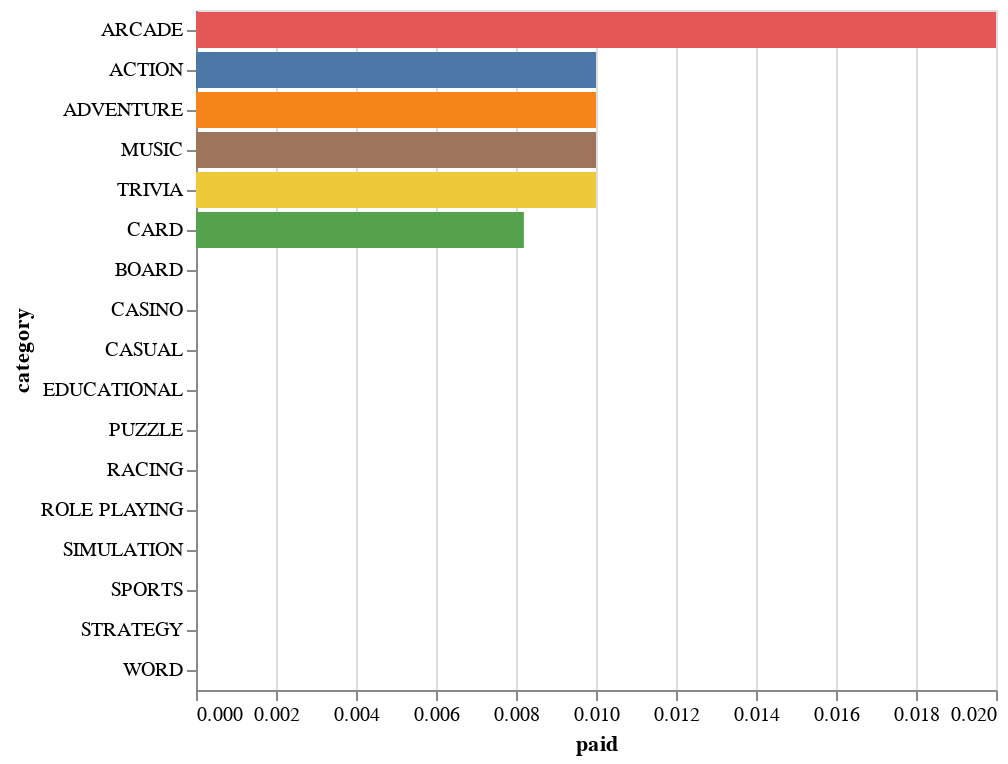

The cell this chart's notebook holds for it:
### Code cell
alt.Chart(g.reset_index()).mark_bar().encode(
    x="paid:Q",
    y=alt.Y("category:N", sort="-x"),
    color=alt.Color("category:N", legend=None)
)

### Figure 1 — Vega-Lite specification as saved in the notebook (floating-point values rounded to 4 significant figures)
{"config": {"view": {"continuousWidth": 400, "continuousHeight": 300}}, "data": {"name": "data-dbec760d3ad5478da96a3c7b51e9a7a2"}, "mark": "bar", "encoding": {"color": {"type": "nominal", "field": "category", "legend": null}, "x": {"type": "quantitative", "field": "paid"}, "y": {"type": "nominal", "field": "category", "sort": "-x"}}, "$schema": "https://vega.github.io/schema/vega-lite/v4.8.1.json", "datasets": {"data-dbec760d3ad5478da96a3c7b51e9a7a2": [{"category": "ACTION", "rank": 50.5, "total ratings": 4134000.0, "installs": 66500.0, "average rating": 4.246, "growth (30 days)": 1453.0, "growth (60 days)": 2.569, "price": 0.0099, "5 star ratings": 2975000.0, "4 star ratings": 359200.0, "3 star ratings": 198400.0, "2 star ratings": 109800.0, "1 star ratings": 491800.0, "paid": 0.01}, {"category": "ADVENTURE", "rank": 50.5, "total ratings": 919700.0, "installs": 18880.0, "average rating": 4.264, "growth (30 days)": 30.87, "growth (60 days)": 4.305, "price": 0.0499, "5 star ratings": 648400.0, "4 star ratings": 103500.0, "3 star ratings": 51670.0, "2 star ratings": 24650.0, "1 star ratings": 91510.0, "paid": 0.01}, {"category": "ARCADE", "rank": 50.5, "total ratings": 1852000.0, "installs": 69310.0, "average rating": 4.295, "growth (30 days)": 23.24, "growth (60 days)": 3.091, "price": 0.0948, "5 star ratings": 1337000.0, "4 star ratings": 194400.0, "3 star ratings": 104700.0, "2 star ratings": 49340.0, "1 star ratings": 165900.0, "paid": 0.02}, {"category": "BOARD", "rank": 50.5, "total ratings": 470900.0, "installs": 20380.0, "average rating": 4.347, "growth (30 days)": 157.3, "growth (60 days)": 4.501, "price": 0.0, "5 star ratings": 338600.0, "4 star ratings": 51620.0, "3 star ratings": 23180.0, "2 star ratings": 10890.0, "1 star ratings": 46580.0, "paid": 0.0}, {"category": "CARD", "rank": 50.74, "total ratings": 321800.0, "installs": 11480.0, "average rating": 4.421, "growth (30 days)": 2.029, "growth (60 days)": 2.864, "price": 0.02451, "5 star ratings": 229100.0, "4 star ratings": 45030.0, "3 star ratings": 16210.0, "2 star ratings": 6789.0, "1 star ratings": 24670.0, "paid": 0.008197}, {"category": "CASINO", "rank": 50.5, "total ratings": 371200.0, "installs": 7885.0, "average rating": 4.438, "growth (30 days)": 2.226, "growth (60 days)": 3.352, "price": 0.0, "5 star ratings": 274800.0, "4 star ratings": 41350.0, "3 star ratings": 18640.0, "2 star ratings": 7763.0, "1 star ratings": 28600.0, "paid": 0.0}, {"category": "CASUAL", "rank": 51.21, "total ratings": 2497000.0, "installs": 67130.0, "average rating": 4.335, "growth (30 days)": 19.77, "growth (60 days)": 2.099, "price": 0.0, "5 star ratings": 1812000.0, "4 star ratings": 287300.0, "3 star ratings": 134800.0, "2 star ratings": 59790.0, "1 star ratings": 202500.0, "paid": 0.0}, {"category": "EDUCATIONAL", "rank": 50.5, "total ratings": 142400.0, "installs": 15960.0, "average rating": 4.254, "growth (30 days)": 99.57, "growth (60 days)": 13.64, "price": 0.0, "5 star ratings": 101000.0, "4 star ratings": 13420.0, "3 star ratings": 7867.0, "2 star ratings": 4722.0, "1 star ratings": 15420.0, "paid": 0.0}, {"category": "MUSIC", "rank": 50.5, "total ratings": 224500.0, "installs": 12860.0, "average rating": 4.18, "growth (30 days)": 2.477, "growth (60 days)": 7.006, "price": 0.0199, "5 star ratings": 154800.0, "4 star ratings": 23010.0, "3 star ratings": 13780.0, "2 star ratings": 7317.0, "1 star ratings": 25610.0, "paid": 0.01}, {"category": "PUZZLE", "rank": 50.5, "total ratings": 983900.0, "installs": 36310.0, "average rating": 4.394, "growth (30 days)": 2.232, "growth (60 days)": 2.153, "price": 0.0, "5 star ratings": 708200.0, "4 star ratings": 128200.0, "3 star ratings": 58380.0, "2 star ratings": 23550.0, "1 star ratings": 65590.0, "paid": 0.0}, {"category": "RACING", "rank": 50.5, "total ratings": 1364000.0, "installs": 46400.0, "average rating": 4.312, "growth (30 days)": 58.09, "growth (60 days)": 1.961, "price": 0.0, "5 star ratings": 980700.0, "4 star ratings": 140200.0, "3 star ratings": 75150.0, "2 star ratings": 37100.0, "1 star ratings": 130400.0, "paid": 0.0}, {"category": "ROLE PLAYING", "rank": 50.5, "total ratings": 744700.0, "installs": 14490.0, "average rating": 4.276, "growth (30 days)": 1.186, "growth (60 days)": 2.841, "price": 0.0, "5 star ratings": 518700.0, "4 star ratings": 92060.0, "3 star ratings": 41830.0, "2 star ratings": 19370.0, "1 star ratings": 72670.0, "paid": 0.0}, {"category": "SIMULATION", "rank": 50.5, "total ratings": 1070000.0, "installs": 28710.0, "average rating": 4.318, "growth (30 days)": 6.954, "growth (60 days)": 3.41, "price": 0.0, "5 star ratings": 754500.0, "4 star ratings": 134300.0, "3 star ratings": 64510.0, "2 star ratings": 28810.0, "1 star ratings": 87880.0, "paid": 0.0}, {"category": "SPORTS", "rank": 50.5, "total ratings": 1257000.0, "installs": 34910.0, "average rating": 4.261, "growth (30 days)": 1.306, "growth (60 days)": 3.187, "price": 0.0, "5 star ratings": 876000.0, "4 star ratings": 154800.0, "3 star ratings": 74890.0, "2 star ratings": 32890.0, "1 star ratings": 118400.0, "paid": 0.0}, {"category": "STRATEGY", "rank": 50.5, "total ratings": 1835000.0, "installs": 23920.0, "average rating": 4.265, "growth (30 days)": 26.82, "growth (60 days)": 2.194, "price": 0.0, "5 star ratings": 1315000.0, "4 star ratings": 210800.0, "3 star ratings": 96770.0, "2 star ratings": 41670.0, "1 star ratings": 170100.0, "paid": 0.0}, {"category": "TRIVIA", "rank": 50.5, "total ratings": 298600.0, "installs": 7041.0, "average rating": 4.246, "growth (30 days)": 49.28, "growth (60 days)": 6.443, "price": 0.0199, "5 star ratings": 208300.0, "4 star ratings": 43340.0, "3 star ratings": 17710.0, "2 star ratings": 7240.0, "1 star ratings": 22050.0, "paid": 0.01}, {"category": "WORD", "rank": 49.15, "total ratings": 419600.0, "installs": 13070.0, "average rating": 4.444, "growth (30 days)": 1326.0, "growth (60 days)": 2.249, "price": 0.0, "5 star ratings": 301900.0, "4 star ratings": 62570.0, "3 star ratings": 24070.0, "2 star ratings": 8835.0, "1 star ratings": 22290.0, "paid": 0.0}]}}
